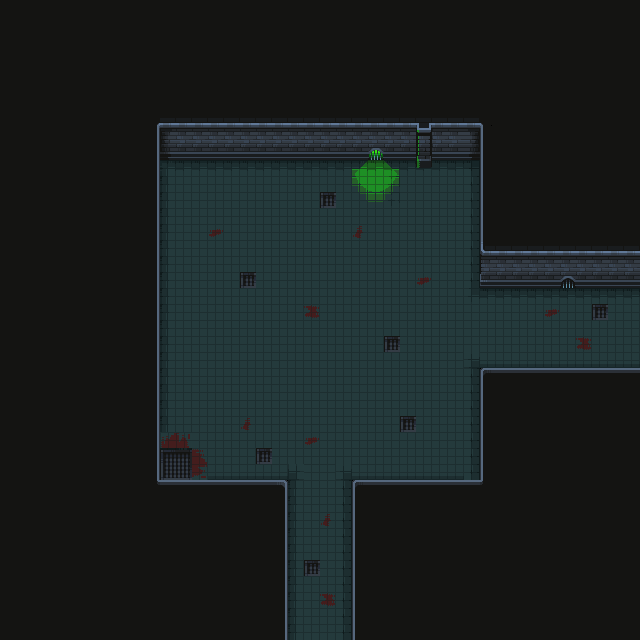

Rendered tile map (Tiled .tmx) drawn with the repository's tilesets; below, a short description and the map source with its tile grids summarised:
An orthogonal 40x40 tile map with 16x16 px tiles, 3 tile layers (Sol, Murs, Objets 1) and 15 objects (12x Collisions, 3x spawn_mob).

<map version="1.10" tiledversion="1.10.2" orientation="orthogonal" renderorder="right-down" width="40" height="40" tilewidth="16" tileheight="16" infinite="0" nextlayerid="5" nextobjectid="22">
 <tileset firstgid="1" source="Nv 1.tsx" />
 <layer id="1" name="Sol" width="40" height="40">
  <data>[1600 cells, 490 non-empty, 18 distinct tile ids]</data>
 </layer>
 <layer id="2" name="Murs" width="40" height="40">
  <data>[1600 cells, 1120 non-empty, 37 distinct tile ids]</data>
 </layer>
 <layer id="3" name="Objets 1" width="40" height="40">
  <data>[1600 cells, 0 non-empty, 0 distinct tile ids]</data>
 </layer>
 <objectgroup id="4" name="objets">
  <object id="3" name="collisions" type="Collisions" x="160" y="144" width="320" height="16" />
  <object id="4" name="collisions" type="Collisions" x="416.333" y="160" width="16.3333" height="8" />
  <object id="5" name="collisions" type="Collisions" x="144" y="144" width="16" height="336" />
  <object id="6" name="collisions" type="Collisions" x="160" y="480" width="128" height="16" />
  <object id="7" name="collisions" type="Collisions" x="272" y="496" width="16" height="144" />
  <object id="8" name="collisions" type="Collisions" x="352" y="480" width="16" height="160" />
  <object id="9" name="collisions" type="Collisions" x="368" y="480" width="128" height="16" />
  <object id="10" name="collisions" type="Collisions" x="480" y="368" width="16" height="112" />
  <object id="11" name="collisions" type="Collisions" x="496" y="368" width="144" height="16" />
  <object id="12" name="collisions" type="Collisions" x="480" y="272" width="160" height="16" />
  <object id="13" name="collisions" type="Collisions" x="480" y="144" width="16" height="128" />
  <object id="14" name="collisions" type="Collisions" x="144" y="480" width="16" height="16" />
  <object id="18" name="bebe_monstre" type="spawn_mob" x="240" y="256">
   <point />
  </object>
  <object id="19" name="bebe_monstre" type="spawn_mob" x="400" y="336">
   <point />
  </object>
  <object id="20" name="bebe_orc" type="spawn_mob" x="256" y="400">
   <point />
  </object>
 </objectgroup>
</map>
